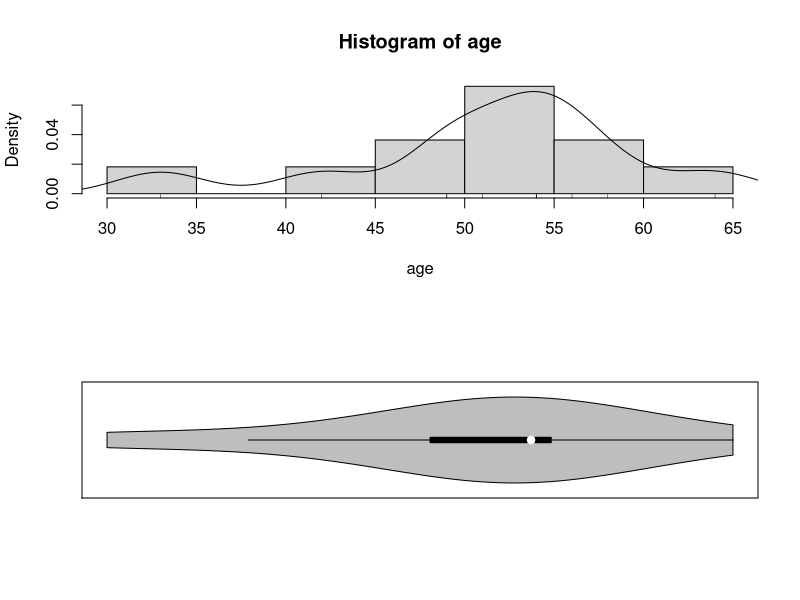
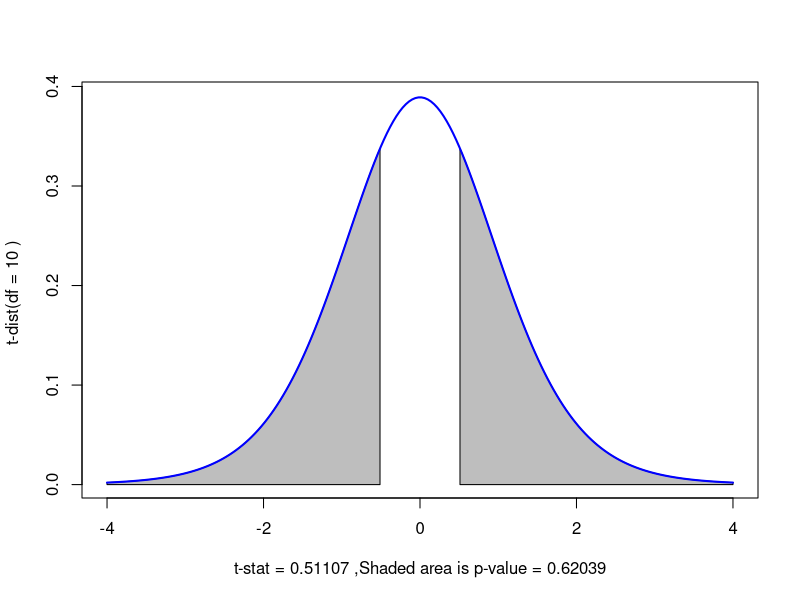
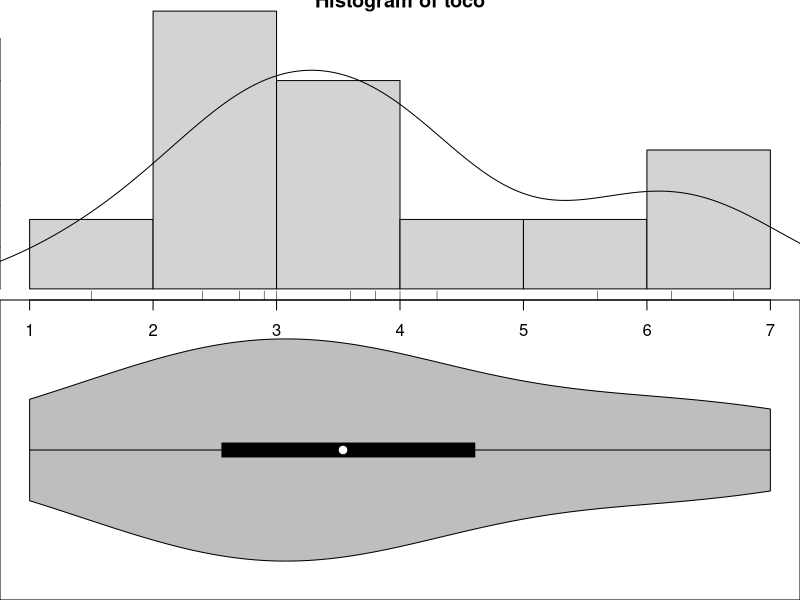
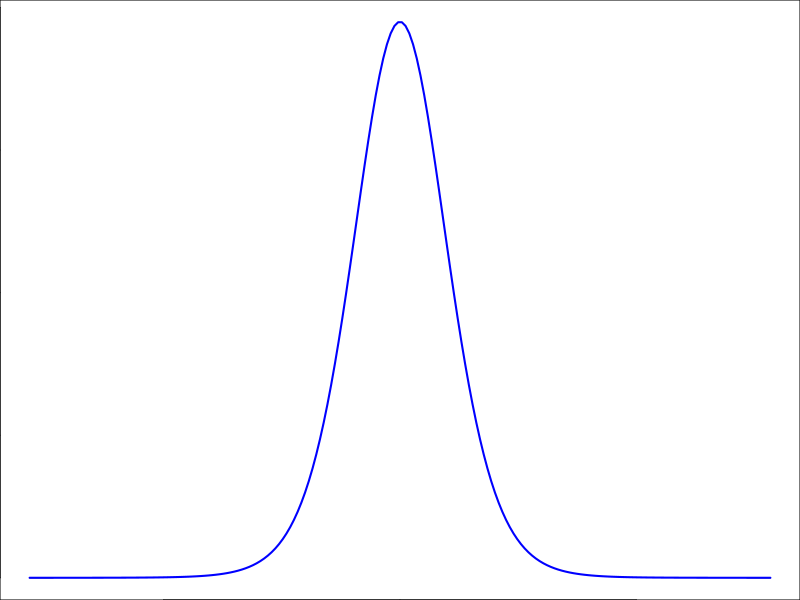

Generate these figures, in order, with R: (Note: this script raises an error after producing the figures.)
#####Example: Age at First Transplant
# enter data as ( vector
age <- c(54,42,51,54,49,56,33,58,54,64,49)
#The age data is unimodal,skewedleft,noextreme outliers.
par(mfrow=c(2,1))
# Histogram overl aid with kernel density curve
hist(age,freq=FALSE,breaks=6)
points(density(age),type="l")
rug(age)
# violin plot
library(vioplot)
vioplot(age,horizontal=TRUE,col="gray")
#stem-and-leaf plot
stem(age,scale = 2)
#t.crit
qt(1-0.05/2,df=length(age)-1)
# look at help for t.test
?t.test
#defaults include:alternative="two sided"
t.summary<-t.test(age,mu=50)
t.summary
summary(age)

#page 80
# Function ot plot t-distribution with shaded p-value
t.dist.pval <- function(t.summary){
  par(mfrow=c(1,1))
  lim.extreme <- max(4,abs(t.summary$statistic)+ 0.5)
  lim.lower <- -lim.extreme ;
  lim.upper <- lim.extreme ;
  x.curve<-seq(lim.lower,lim.upper,length=200)
  y.curve <- dt(x.curve,df=t.summary$parameter)
  plot(x.curve,y.curve,type="n"
       ,ylab = paste("t-dist(df =",signif(t.summary$parameter,3),") ")
       ,xlab = paste("t-stat =",signif (t.summary$statistic,5)
                     ,",Shaded area is p-value =",signif (t.summary$p.value,5)))
  if ( (t.summary$alternative=="less")
       |(t.summary$alternative=="two.sided")){
    x.pval.l<- seq(lim.lower,-abs (t.summary$statistic),length=200)
    y.pval.l <- dt(x.pval.l,df =t.summary$parameter)
    polygon(c(lim.lower,x.pval.l,-abs(t.summary$statistic))
            ,c(0,y.pval.l,0),col="gray")
  }
  if ((t.summary$alternative == "greater")
      | (t.summary$alternative == "two.sided")) {
    x.pval.u <- seq(abs(t.summary$statistic) , lim.upper , length=200)
    y.pval.u <- dt(x.pval.u,df=t.summary$parameter)
    polygon(c(abs (t.summary$statistic), x.pval.u, lim.upper)
            ,c(0, y.pval.u,0), col="gray")
  }
  points(x.curve,y.curve,type="l",lwd=2, col="blue")
}
#for the age eramplet.dist. pval(t . summary )
t.dist.pval(t.summary)

names(t.summary)
t.summary$statistic
t.summary$parameter
t.summary$p.value
t.summary$conf.int
t.summary$estimate
t.summary$null.value
t.summary$stderr
t.summary$alternative
t.summary$method
t.summary$data.name


#page 83
#### Example: Neteorites
# enter data As avector
toco <- c(5.6,2.7,6.2,2.9,1.5,4.0,4.3,3.0,3.6,2.4, 6.7,3.8)
op <- par(mar = rep(0, 4))   
plot.new()
par(mfrow=c(2,1))
#Histogram overlaid with kernel density curve
hist(toco,freq=FALSE,breaks=6)
points(density(toco),type="l")
rug(toco)
#violin plot
library(vioplot)
vioplot(toco,horizontal=TRUE,col="gray")

#stem-and-leaf plot
stem(age,scale = 2)
#t.crit
qt(1-0.05/2,df=length(toco)-1)
t.summary<-t.test(toco,mu=0.54)
t.summary
summary(toco)
t.dist.pval(t.summary)
#install.packages("bs.one.samp.dist")
bs.one.samp.dist(toco)
